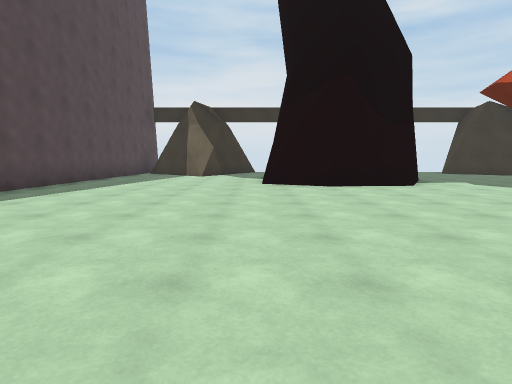
view 1 (above)

24 first-person views from a walk through a Unity game level. The camera is 1.3 m above the floor, tilts 6° down and sees 75° across. The floor is counted in squares, 2 m on a side. Each view is taken from the middle of a square. On the plan, view 1 faces up. The plan holds only what a view shows up to about 10 squares ahead; the rest is blank. The place goes on beyond the plan. The player character is not drawn. Some animated figures are not drawn.

view 2
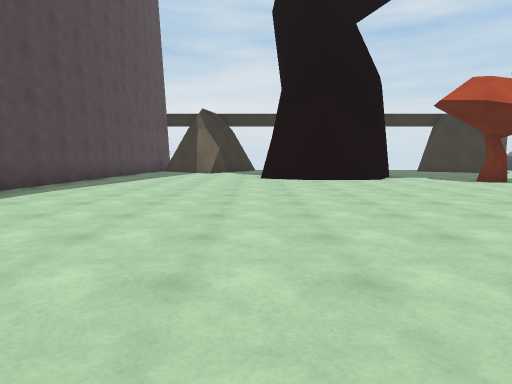

view 3
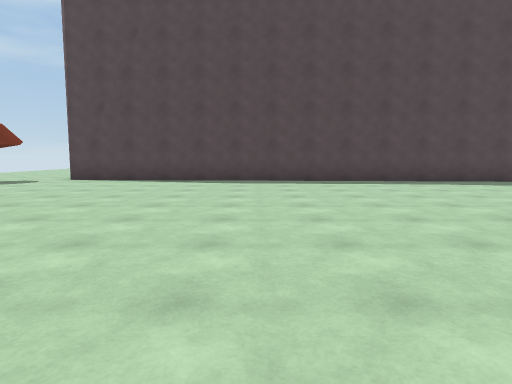

view 4
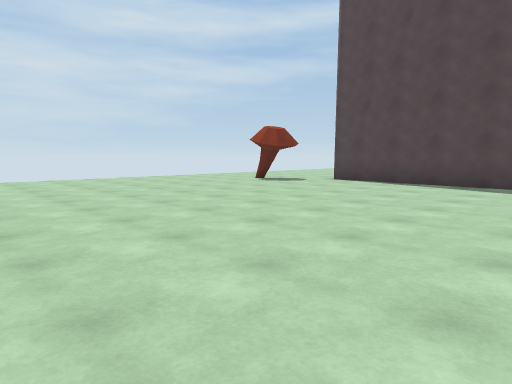

view 5
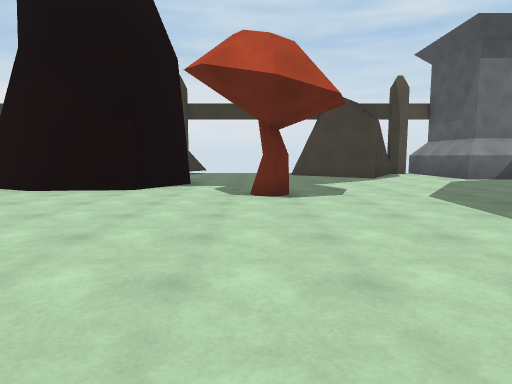

view 6
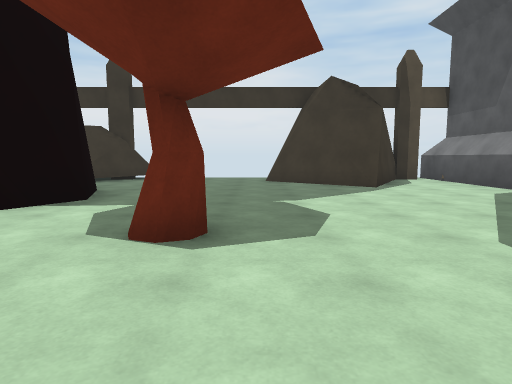

view 7
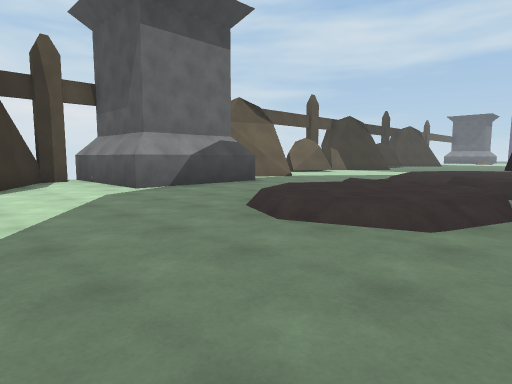

view 8
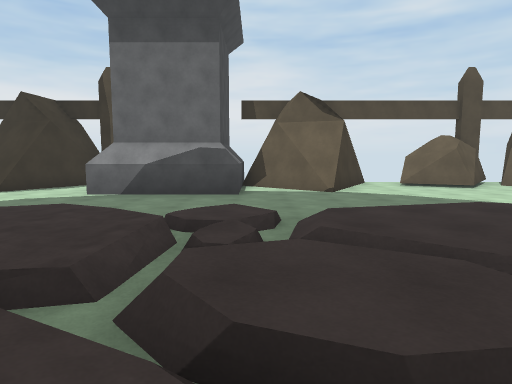

view 9
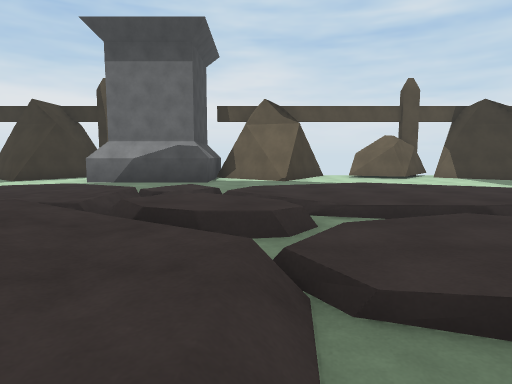

view 10
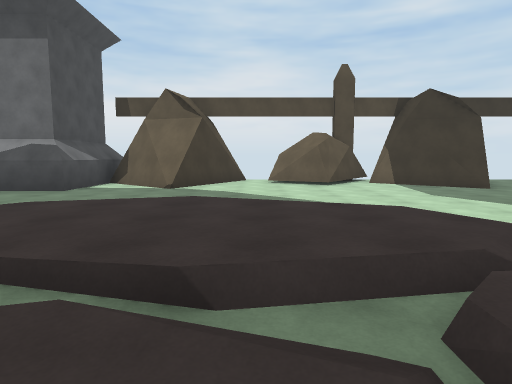

view 11
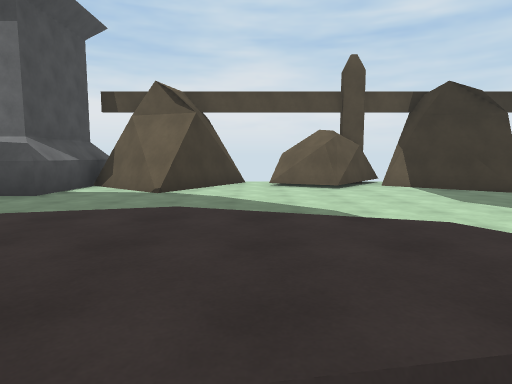

view 12
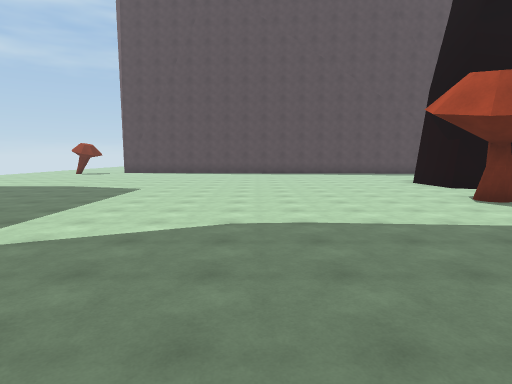

view 13
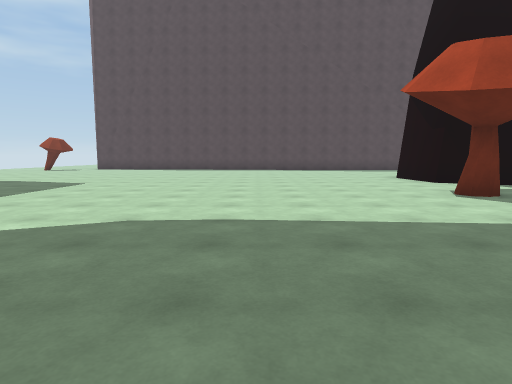

view 14
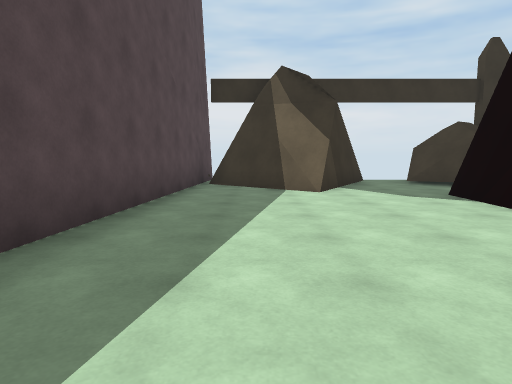

view 15
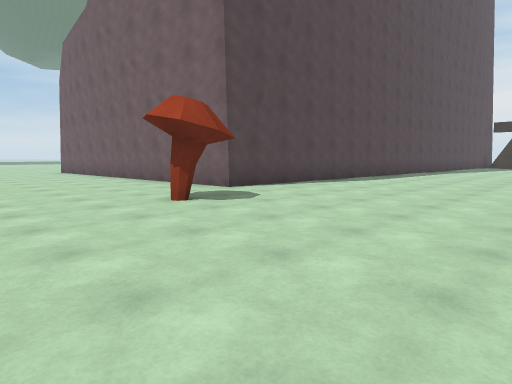

view 16
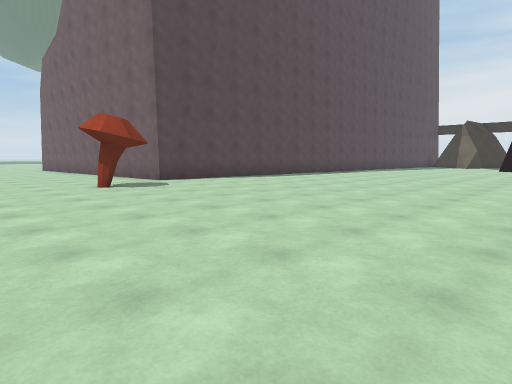

view 17
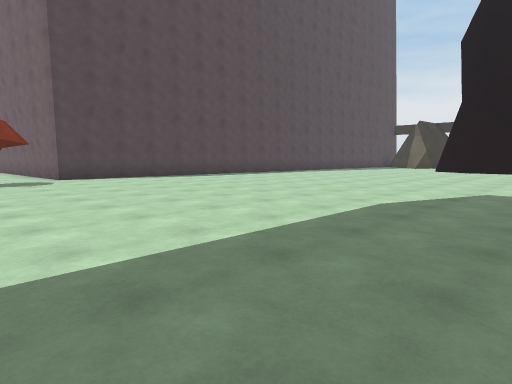

view 18
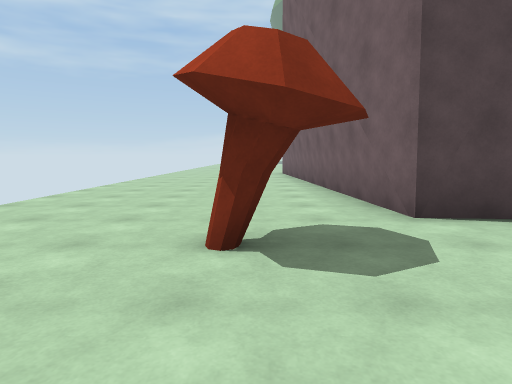

view 19
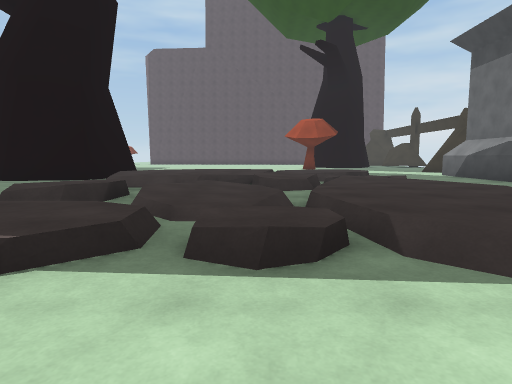

view 20
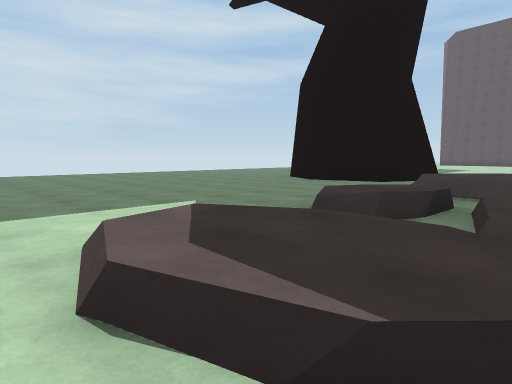

view 21
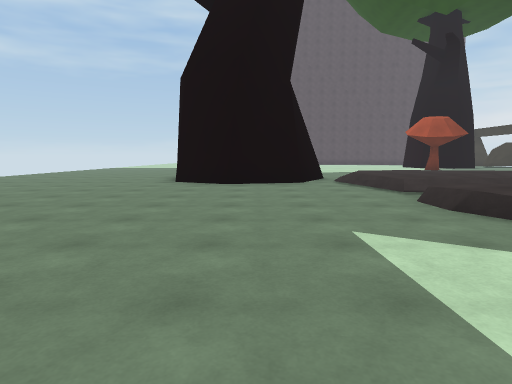

view 22
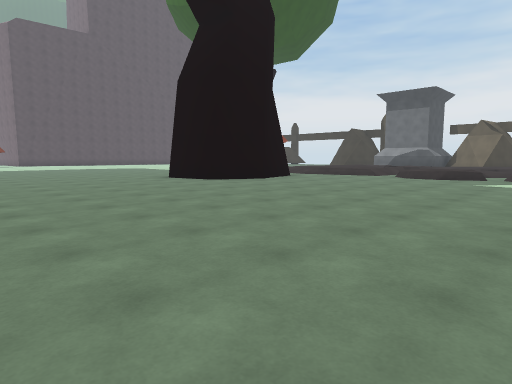

view 23
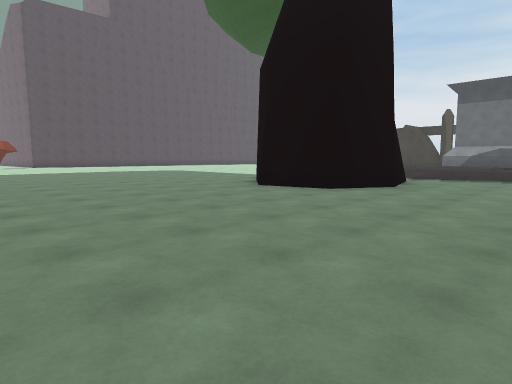

view 24
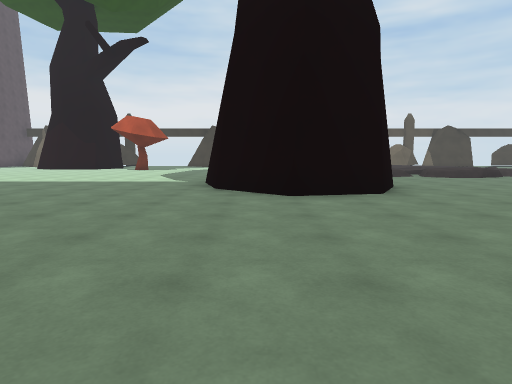

### Floor plan
Key: @ floor where view 1 was taken; # wall or solid block; x gap in a wall; . main floor; : floor 0.25 m higher than the main floor; + floor 0.5 m higher than the main floor; / step, stairs or slope; = window, fence, low wall or low ledge.
Columns run from 10 left of view 1 to 25 right of it. Each row starts with its distance up from view 1.
 14          #x#### ..  ###      #.####
 13      #####.###. ..###.#  #####.##.##
 12      #.##... .. ...##.#  #.##......#
 11      #..=..#  ........####..=.......
 10      #.....#  #.....................
  9      #.....#  #.....................
  8      #.....####....................
  7      #..........#...../++://::::/.
  6      #................/+++//:+++:
  5      #................///#+//////.
  4      #................./+//./:///..
  3      #................/++++=::///.
  2      #................/++++///.++.
  1      #................./+++//+//+.
  0     ##....@........... //#........
 -1     #................. ##.........
 -2     #................#  ##........
 -3     #................#####.......
 -4     #.................###........
 -5 #####...........  ...............
 -6 ................  ...............
 -7 .....#.......... ................
 -8 ................ ................
 -9 ..............    ...............
-10 ..............        . .........

Where each view was taken, in squares from view 1:
view 1: 0 up, 0 right, facing up
view 2: 2 down, 0 right, facing up
view 3: 0 up, 4 right, facing left
view 4: 0 up, 3 right, facing down-left
view 5: 1 up, 6 right, facing up
view 6: 4 up, 7 right, facing up
view 7: 4 up, 9 right, facing up-right
view 8: 3 up, 16 right, facing up
view 9: 1 up, 17 right, facing up
view 10: 3 up, 20 right, facing up
view 11: 4 up, 20 right, facing up
view 12: 2 up, 13 right, facing left
view 13: 3 up, 12 right, facing left
view 14: 5 up, 3 left, facing up
view 15: 10 down, 0 right, facing up-left
view 16: 10 down, 3 right, facing up-left
view 17: 8 down, 5 right, facing up-left
view 18: 7 down, 2 left, facing left
view 19: 4 up, 24 right, facing left
view 20: 3 up, 23 right, facing down-left
view 21: 2 down, 23 right, facing left
view 22: 10 down, 22 right, facing up-left
view 23: 10 down, 18 right, facing up-left
view 24: 10 down, 12 right, facing up
